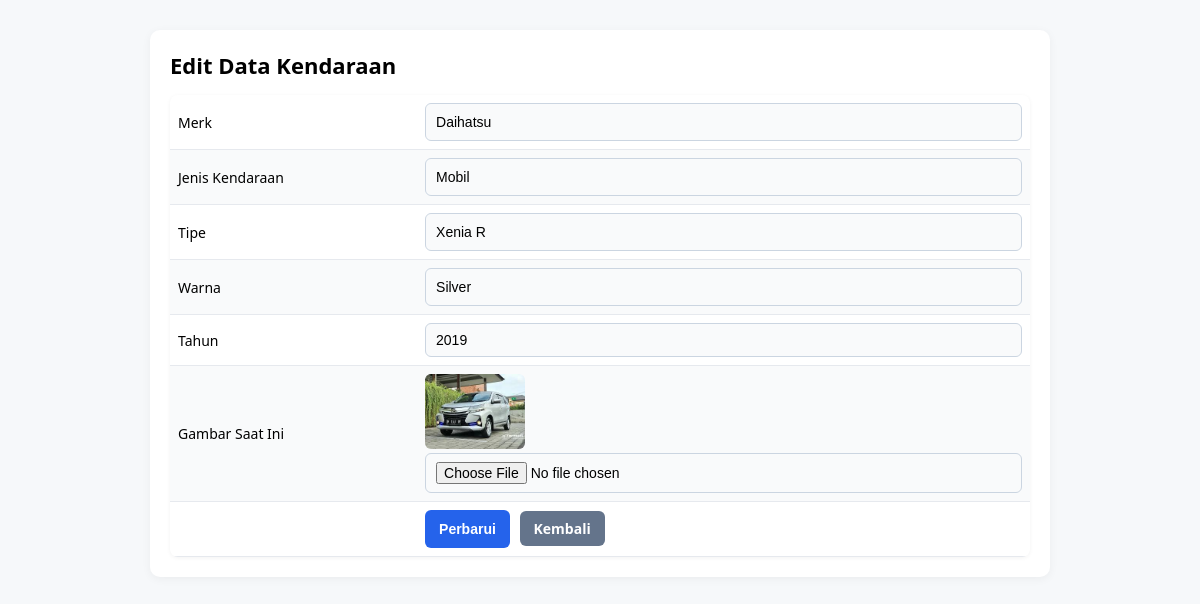
The page /edit.php?id=3 on the database its author committed.
### tables this page shows
CREATE TABLE `vehicles` (
  `id` int(11) NOT NULL,
  `merk` varchar(100) NOT NULL,
  `jenis_kendaraan` varchar(50) NOT NULL,
  `tipe` varchar(50) NOT NULL,
  `warna` varchar(30) NOT NULL,
  `tahun` int(4) NOT NULL,
  `gambar` text DEFAULT NULL
);

### edit.php (the view, shortened to what this page needs)
<?php
include 'config.php';
$id = $_GET['id'];
$data = mysqli_query($conn, "SELECT * FROM vehicles WHERE id=$id");
$row = mysqli_fetch_assoc($data);
?>
<!DOCTYPE html>
<html lang="id">
<head>
<link rel="stylesheet" href="style.css">
</head>
<body>
<div class="container">
  <h2>Edit Data Kendaraan</h2>
  <form method="POST" enctype="multipart/form-data">
    <table class="form-table">
      <tr><td>Merk</td><td><input type="text" name="merk" value="<?= $row['merk']; ?>" required></td></tr>
      <tr><td>Jenis Kendaraan</td><td><input type="text" name="jenis_kendaraan" value="<?= $row['jenis_kendaraan']; ?>" required></td></tr>
      <tr><td>Tipe</td><td><input type="text" name="tipe" value="<?= $row['tipe']; ?>" required></td></tr>
      <tr><td>Warna</td><td><input type="text" name="warna" value="<?= $row['warna']; ?>" required></td></tr>
      <tr><td>Tahun</td><td><input type="number" name="tahun" value="<?= $row['tahun']; ?>" required></td></tr>
      <tr>
        <td>Gambar Saat Ini</td>
        <td>
          <?php if ($row['gambar']) { ?>
            <img src="uploads/<?= $row['gambar']; ?>" width="100"><br>
          <?php } else { echo "Tidak ada gambar<br>"; } ?>
          <input type="file" name="gambar">
        </td>
      </tr>
      <tr><td></td>
        <td>
          <button type="submit" name="update">Perbarui</button>
          <a href="index.php" class="btn">Kembali</a>
        </td>
      </tr>
    </table>
  </form>
</div>
</body>
</html>

### style.css (style rules this page uses)
* { box-sizing: border-box; margin: 0; padding: 0; }
body { font-family: "Segoe UI", Arial, sans-serif; background: #f6f8fa; color: #000000; padding: 30px; }
.container { max-width: 900px; margin: auto; background: #fff; padding: 20px; border-radius: 10px; box-shadow: 0 2px 10px rgba(0,0,0,.05); }
h2 { margin-bottom: 12px; color: #000000; font-size: 22px; }
a { text-decoration: none; }
input, button { padding: 8px 12px; border: 1px solid #e6e9ee; border-radius: 6px; font-size: 14px; }
button, .btn { background: #3b82f6; color: #fff; border: none; cursor: pointer; padding: 8px 14px; border-radius: 6px; font-weight: 600; transition: all 0.2s ease; }
input[type="text"], button, .btn { height: 38px; line-height: 1; vertical-align: middle; }
table { width: 100%; border-collapse: collapse; margin-top: 15px; overflow: hidden; border-radius: 8px; box-shadow: 0 1px 4px rgba(0,0,0,0.05); }
td { padding: 10px; border-bottom: 1px solid #e6e9ee; font-size: 14px; }
tr:nth-child(even) { background-color: #f9fafb; }
img { border-radius: 6px; }
.form-table { width: 100%; border-collapse: collapse; margin-top: 15px; }
.form-table td { padding: 8px; vertical-align: middle; }
.form-table input[type="text"], .form-table input[type="number"], .form-table input[type="file"] { width: 100%; padding: 8px 10px; border: 1px solid #cbd5e1; border-radius: 6px; font-size: 14px; background: #f9fafb; }
.form-table button { background: #2563eb; color: #fff; border: none; padding: 8px 14px; border-radius: 6px; cursor: pointer; font-weight: 600; }
.form-table .btn { background: #64748b; color: #fff; margin-left: 6px; }

### rows shown on the page
vehicles: merk "Daihatsu", jenis_kendaraan "Mobil", tipe "Xenia R", warna "Silver", tahun "2019", gambar (picture)
